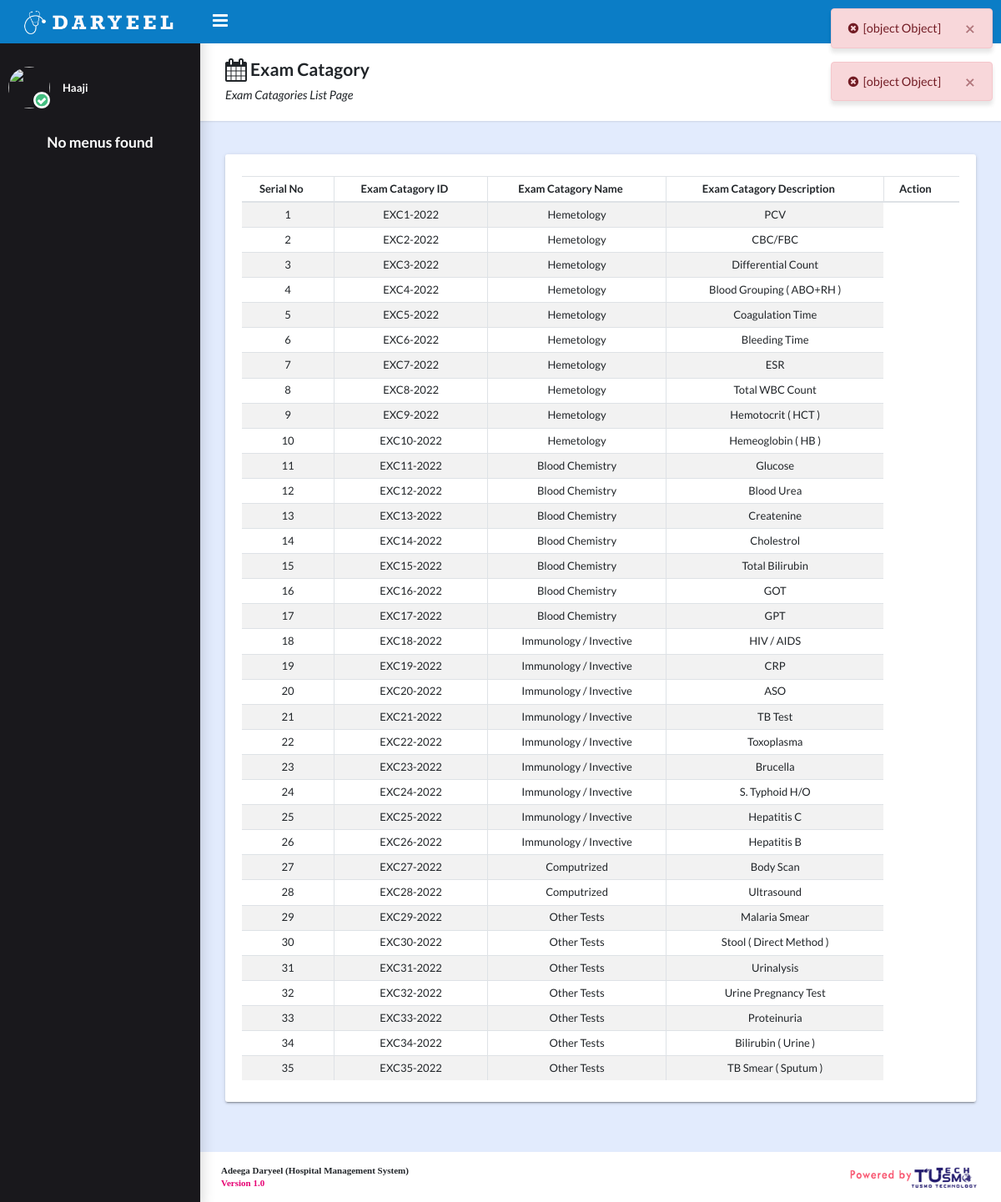
Screenshot of /exam.php (signed in) with the database file from the repository.
### tables this page shows
CREATE TABLE `exam_catagory` (
  `rowNo` int(11) NOT NULL,
  `Ex_Cat_ID` varchar(250) NOT NULL,
  `Ex_Cat_Name` varchar(250) NOT NULL,
  `Ex_Cat_Description` varchar(250) NOT NULL,
  `RegisteredBy` varchar(250) NOT NULL,
  `RegisterDate` varchar(250) NOT NULL,
  `UpdatedBy` varchar(250) NOT NULL,
  `UpdateDate` varchar(250) NOT NULL
);

### exam.php (the view, shortened to what this page needs)
<?php
include("library/conn.php");
$role_rs = array();
$get_role_mode = mysqli_query($conn, "SELECT * FROM user_role_privileges WHERE userID = '" . $_SESSION['userIdd'] . "' AND roleName = 'Exam_Catagory'") or die(mysqli_error($conn));
if (mysqli_num_rows($get_role_mode) > 0) {
    $role_rs = mysqli_fetch_array($get_role_mode);
} else {
    $role_rs = ['-1', '-1', '-1', '-1', '-1', '-1'];
}
?>
<!DOCTYPE html>
<html lang="en">
<head>
    <?php include("library/head.php"); ?>
</head>
<body class="app sidebar-mini">
    <?php include("library/header.php"); ?>
    <?php include("library/sidebar.php"); ?>
    <main class="app-content">
        <div class="app-title">
            <div>
                <h4><i class="fa fa-calendar fa-lg"></i> Exam Catagory</h4>
                <p>Exam Catagories List Page</p>
            </div>
            <ul class="app-breadcrumb breadcrumb">
                <li class="breadcrumb-item"><i class="fa fa-home"></i></li>
                <li class="breadcrumb-item"><a href="exam_catagories">Exam Catagories</a></li>
            </ul>
        </div>
         <div class="row" style="padding-bottom: 10px;">
			</div>
        <div class="row">
            <div class="col-md-12">
                <div class="tile">
                    <div class="tile-body">
                        <div class="table-responsive">
                            <table class="table table-striped table-bordered table-sm" id="Exam_CatagorysTable">
                                <thead>
                                    <tr align="center">
                                        <th>Serial No</th>
                                        <th>Exam Catagory ID</th>
                                        <th>Exam Catagory Name</th>
                                        <th>Exam Catagory Description</th>
                                        <?php if ($role_rs[4] == '0' && $role_rs[5] == '0') {
                                        } else { ?><th>
                                                <center>Action</center>
                                            </th><?php } ?>
                                    </tr>
                                </thead>
                                <tbody>
                                    <?php
                                    $getExam_Catagorys = mysqli_query($conn, "SELECT * FROM Exam_Catagory") or die(mysqli_error($conn));
                                    $x = 1;
                                    while ($rs = mysqli_fetch_array($getExam_Catagorys)) {
                                    ?>
                                        <tr>
                                            <td align="center"><?php echo $x; ?></td>
                                            <td align="center"><?php echo $rs[1]; ?></td>
                                            <td align="center"><?php echo $rs[2]; ?></td>
                                            <td align="center"><?php echo $rs[3]; ?></td>
                                        </tr>
                                    <?php
                                        $x++;
                                    }
                                    ?>
                                </tbody>
                            </table>
                        </div>
                    </div>
                </div>
            </div>
        </div>
    </main>
    <?php include("library/footer.php"); ?>
</body>
</html>

### rows the page displays
exam_catagory: Ex_Cat_ID "EXC1-2022", Ex_Cat_Name "Hemetology", Ex_Cat_Description "PCV"
exam_catagory: Ex_Cat_ID "EXC2-2022", Ex_Cat_Name "Hemetology", Ex_Cat_Description "CBC/FBC"
exam_catagory: Ex_Cat_ID "EXC3-2022", Ex_Cat_Name "Hemetology", Ex_Cat_Description "Differential Count"
exam_catagory: Ex_Cat_ID "EXC4-2022", Ex_Cat_Name "Hemetology", Ex_Cat_Description "Blood Grouping ( ABO+RH )"
exam_catagory: Ex_Cat_ID "EXC5-2022", Ex_Cat_Name "Hemetology", Ex_Cat_Description "Coagulation Time"
exam_catagory: Ex_Cat_ID "EXC6-2022", Ex_Cat_Name "Hemetology", Ex_Cat_Description "Bleeding Time"
exam_catagory: Ex_Cat_ID "EXC7-2022", Ex_Cat_Name "Hemetology", Ex_Cat_Description "ESR"
exam_catagory: Ex_Cat_ID "EXC8-2022", Ex_Cat_Name "Hemetology", Ex_Cat_Description "Total WBC Count"
exam_catagory: Ex_Cat_ID "EXC9-2022", Ex_Cat_Name "Hemetology", Ex_Cat_Description "Hemotocrit ( HCT )"
exam_catagory: Ex_Cat_ID "EXC10-2022", Ex_Cat_Name "Hemetology", Ex_Cat_Description "Hemeoglobin ( HB )"
exam_catagory: Ex_Cat_ID "EXC11-2022", Ex_Cat_Name "Blood Chemistry", Ex_Cat_Description "Glucose"
exam_catagory: Ex_Cat_ID "EXC12-2022", Ex_Cat_Name "Blood Chemistry", Ex_Cat_Description "Blood Urea"
exam_catagory: Ex_Cat_ID "EXC13-2022", Ex_Cat_Name "Blood Chemistry", Ex_Cat_Description "Createnine"
exam_catagory: Ex_Cat_ID "EXC14-2022", Ex_Cat_Name "Blood Chemistry", Ex_Cat_Description "Cholestrol"
exam_catagory: Ex_Cat_ID "EXC15-2022", Ex_Cat_Name "Blood Chemistry", Ex_Cat_Description "Total Bilirubin"
exam_catagory: Ex_Cat_ID "EXC16-2022", Ex_Cat_Name "Blood Chemistry", Ex_Cat_Description "GOT"
exam_catagory: Ex_Cat_ID "EXC17-2022", Ex_Cat_Name "Blood Chemistry", Ex_Cat_Description "GPT"
exam_catagory: Ex_Cat_ID "EXC18-2022", Ex_Cat_Name "Immunology / Invective", Ex_Cat_Description "HIV / AIDS"
exam_catagory: Ex_Cat_ID "EXC19-2022", Ex_Cat_Name "Immunology / Invective", Ex_Cat_Description "CRP"
exam_catagory: Ex_Cat_ID "EXC20-2022", Ex_Cat_Name "Immunology / Invective", Ex_Cat_Description "ASO"
exam_catagory: Ex_Cat_ID "EXC21-2022", Ex_Cat_Name "Immunology / Invective", Ex_Cat_Description "TB Test"
exam_catagory: Ex_Cat_ID "EXC22-2022", Ex_Cat_Name "Immunology / Invective", Ex_Cat_Description "Toxoplasma"
exam_catagory: Ex_Cat_ID "EXC23-2022", Ex_Cat_Name "Immunology / Invective", Ex_Cat_Description "Brucella"
exam_catagory: Ex_Cat_ID "EXC24-2022", Ex_Cat_Name "Immunology / Invective", Ex_Cat_Description "S. Typhoid H/O"
exam_catagory: Ex_Cat_ID "EXC25-2022", Ex_Cat_Name "Immunology / Invective", Ex_Cat_Description "Hepatitis C"
exam_catagory: Ex_Cat_ID "EXC26-2022", Ex_Cat_Name "Immunology / Invective", Ex_Cat_Description "Hepatitis B"
exam_catagory: Ex_Cat_ID "EXC27-2022", Ex_Cat_Name "Computrized", Ex_Cat_Description "Body Scan"
exam_catagory: Ex_Cat_ID "EXC28-2022", Ex_Cat_Name "Computrized", Ex_Cat_Description "Ultrasound"
exam_catagory: Ex_Cat_ID "EXC29-2022", Ex_Cat_Name "Other Tests", Ex_Cat_Description "Malaria Smear"
exam_catagory: Ex_Cat_ID "EXC30-2022", Ex_Cat_Name "Other Tests", Ex_Cat_Description "Stool ( Direct Method )"
exam_catagory: Ex_Cat_ID "EXC31-2022", Ex_Cat_Name "Other Tests", Ex_Cat_Description "Urinalysis"
exam_catagory: Ex_Cat_ID "EXC32-2022", Ex_Cat_Name "Other Tests", Ex_Cat_Description "Urine Pregnancy Test"
exam_catagory: Ex_Cat_ID "EXC33-2022", Ex_Cat_Name "Other Tests", Ex_Cat_Description "Proteinuria"
exam_catagory: Ex_Cat_ID "EXC34-2022", Ex_Cat_Name "Other Tests", Ex_Cat_Description "Bilirubin ( Urine )"
exam_catagory: Ex_Cat_ID "EXC35-2022", Ex_Cat_Name "Other Tests", Ex_Cat_Description "TB Smear ( Sputum )"

### other values shown
$_SESSION['userName'] "Haaji"
$_SESSION["footerCaption"] "Adeega Daryeel (Hospital Management System)"
$_SESSION["systemVersion"] "Version 1.0"
